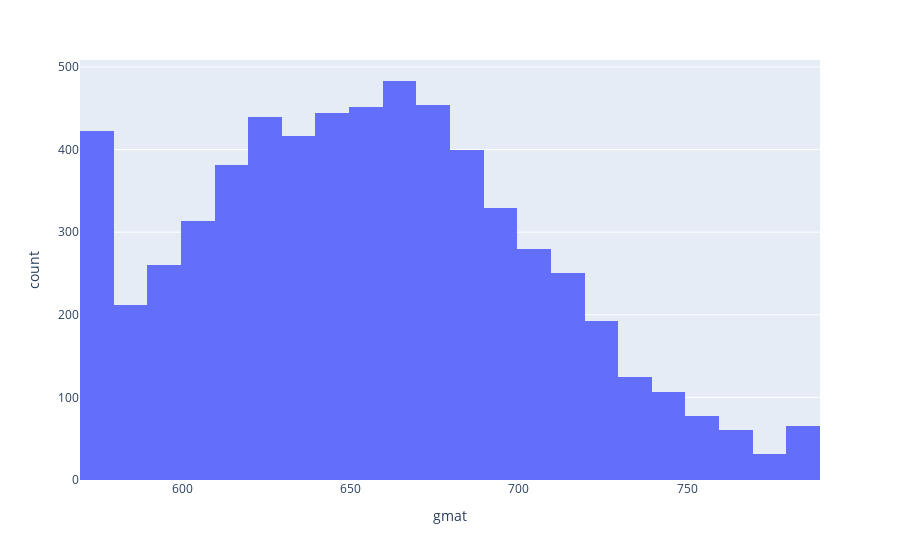

Source (notebook cell):
### Code cell
# distribuicao de notas

px.histogram(dfAluno, x="gmat")

### Figure 1 — Plotly figure (JSON) as saved in the notebook; plotly's stock layout.template omitted (floating-point values rounded to 4 significant figures; data arrays with more than 128 entries replaced by an {"elided": "..."} marker saying what was removed)
{"data": [{"alignmentgroup": "True", "bingroup": "x", "hovertemplate": "gmat=%{x}<br>count=%{y}<extra></extra>", "legendgroup": "", "marker": {"color": "#636efa", "pattern": {"shape": ""}}, "name": "", "offsetgroup": "", "orientation": "v", "showlegend": false, "type": "histogram", "x": {"elided": "6194 int values"}, "xaxis": "x", "yaxis": "y"}], "layout": {"barmode": "relative", "legend": {"tracegroupgap": 0}, "margin": {"t": 60}, "xaxis": {"anchor": "y", "domain": [0, 1], "title": {"text": "gmat"}}, "yaxis": {"anchor": "x", "domain": [0, 1], "title": {"text": "count"}}}}
